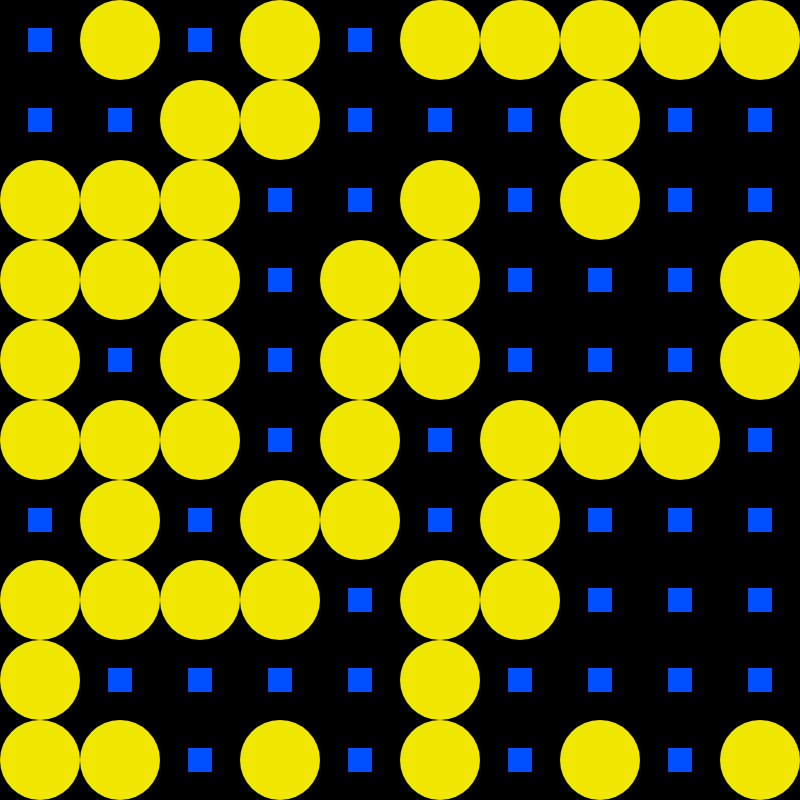
Frame 1 (no input)
Frame 60 (no input): identical to frame 1, image omitted
Frame 120 (the mouse pressed at the canvas centre since frame 60): identical to frame 1, image omitted

The p5.js sketch that drew this single still picture (run headless with seeded random() and noise() and a simulated clock; from frame 60 on, the mouse is pressed at the canvas centre):

// p5.js sketch
// ── sketch.js
let cols = 10; //let creates variables and cols refer to columns and rows which in this case I wanted a 10 by 10 grid
let tileSize; //This variable stores the size of each square area in the grid

let tiles = []; //This is an array which will allow me to store all of the circles and squares in one place

function setup() { //P5.Js function which runs once when the project starts
  createCanvas(800, 800); //I created an 800 by 800 pixel drawing

  tileSize = width / cols; //The tile size is the width of the canvas (800) divided by the number of columns and rows (10) so each tile is 80 pixels big

  generatePattern(); //This calls another function which creates all of the shapes and tiles
} 

function draw() { //P5.Js function that runs continously 

  background(0); //This clears the screen every new frame so I set the background colour to 0 (black)

  for (let tile of tiles) { //This is a for loop which loops through every tile in the array 

    displayTile(tile); //This runs the display function stored in every tile which draws the shapes

    // slowly shrink back down
    tile.size = lerp(tile.size, tile.baseSize, 0.08); //This creates smooth animation so when a circle gets big it slowly shrinks back down
  } //Ending the loop
} //Ending the draw function

function generatePattern() { //This function creates all of the shapes 

  tiles = []; //This clears the array before rebuilding it

  for (let y = 0; y < cols; y++) { //This is the outer for loop that controls the rows even though it says "cols" it is just a variable for both rows and columns, the y axis can reach a maximum of 10 rows and it starts at 0 and keeps adding one each loop

    for (let x = 0; x < cols; x++) { //This is the inner for loop that controls the columns, the x axis can only reach a maximum of 10 columns and it starts at 0 and keeps adding one each loop

      let px = x * tileSize; //This finds the x position and multiplies it by the tileSize
      let py = y * tileSize; //This finds the y position and multiplies it by the tileSize
      
 // randomly decide if shape is a circle or square
      let isCircle; //This creates a variable which stores a boolean value true or false

      if (random() < 0.5) { //If statement that shows half the time the condition is true 
        isCircle = true; // The shape becomes a circle
      } else { 
        isCircle = false;//Otherwise the shape becomes a square
      }

      // choose color
      let tileColor; //This variable stores the colour

      if (isCircle) { //If statement checks if the shape is a circle

        tileColor = color(240, 230, 0); //The starting off colour is yellow for the circles

      } else {

        tileColor = color(0, 80, 255); //If not, the starting off colours for the squares is blue
      }

      // create tile object
      let tile = { //This creates an object

        x: px + tileSize / 2, //The shape is moved to the center of the tile horizontally
        y: py + tileSize / 2, //The shape is moved to the center of the tile vertically 

        isCircle: isCircle, //This stores whether the shape is a circle or square

        baseSize: tileSize, //This stores the original base size for when the shapes shrink back
        size: tileSize, //Stores the animated size which changes during the ripple effect

        color: tileColor //This stores the chosen colour 
      }; //Ends object

      // add tile to array
      tiles.push(tile); //Without this, the tiles will dissapear and nothing will be stored
    }
  }
}

function displayTile(tile) { //This creates a function that draws one tile

  fill(tile.color); //This sets the fill colour 

  noStroke(); //Removes any outlines

  if (tile.isCircle) { //If statement checks if the tile is a circle

    circle(tile.x, tile.y, tile.size); //Circle is drawn following the parameters x, y and the diameter

  } else {

    rectMode(CENTER); //If not, squares are drawn from the center

    square(tile.x, tile.y, tile.size * 0.3); //The squares are drawn smaller than circles 
  }
}

function mousePressed() { //P5.Js function that runs automatically when the mouse is clicked

  for (let tile of tiles) { //For loop checks every tile

    let d = dist(mouseX, mouseY, tile.x, tile.y); //Measures the distance between the mouse and the tile center

    
    if (tile.isCircle && d < tile.size / 2) { // If statement check if mouse clicked inside a circle

      rippleEffect(tile.x, tile.y); // Starts a ripple effect on the clicked circle position
    }
  }
}

function rippleEffect(centerX, centerY) { //This is the ripple effect function which recieves center x and y

  for (let tile of tiles) { //For loop checks all the tiles

    let d = dist(centerX, centerY, tile.x, tile.y); //This measures how far a tile is from the clicked circle 

    // only affect nearby tiles
    if (d < 200) {

      // bigger effect when closer
      let force = map(d, 0, 200, 2.5, 1);

      // grow shape
      tile.size = tile.baseSize * force;

      // random color
      tile.color = color( //Creates a new random colour from RGB values, every click creates a new colour
        random(255), 
        random(255),
        random(255)
      );
    }
  }
}
